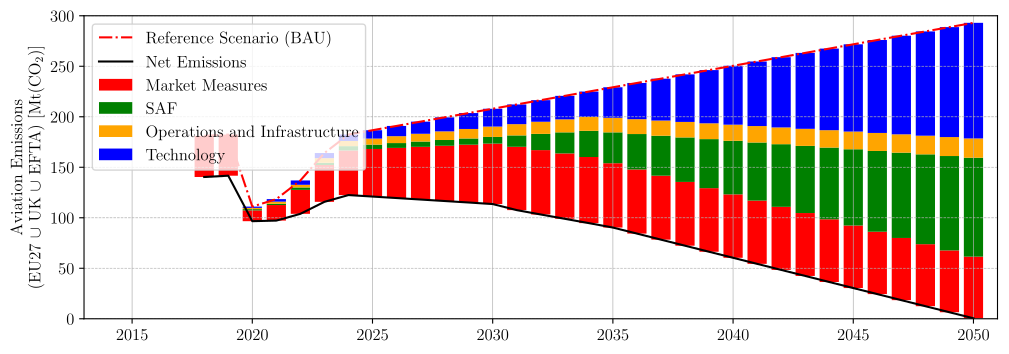

Write Python code to recreate this figure.
#%%
# runs code as interactive cell 
# https://code.visualstudio.com/docs/python/jupyter-support-py

# IMPORTS #######################################

# plotting
import matplotlib.pyplot as plt
import matplotlib.font_manager as font_manager
# unit conversion
cm = 1/2.54 # for inches-cm conversion
# time manipulation
from datetime import datetime

# data science
import numpy as np
import pandas as pd
from scipy.interpolate import interp1d

# i/o
from pathlib import PurePath, Path

# SETUP #########################################

plt.rcParams.update({
    "text.usetex": True,
    "font.family": "Arial",
    "font.sans-serif": "Computer Modern",
    'font.size': 12
})

# DIRECTORIES ###################################

path_dir_data_bars: PurePath = Path.cwd().joinpath('data/bars')
path_dir_data_lines: PurePath = Path.cwd().joinpath('data/lines')

# DATA IMPORT ###################################

df_destination2050 = pd.read_excel(
    io = './data/data.xlsx',
    sheet_name = 'Destination2050',
    usecols = lambda column: column in [
        'hypothetical_reference (x)',
        'hypothetical_reference (y)',
        'kerosene (x)',
        'kerosene (y)',
        'hydrogen (x)',
        'hydrogen (y)',
        'effect_hydrogen (x)',
        'effect_hydrogen (y)',
        'improved_ATM_and_operations (x)',
        'improved_ATM_and_operations (y)',
        'SAF (x)',
        'SAF (y)',
        'effect_SAF (x)',
        'effect_SAF (y)',
        'economic_measures (x)',
        'economic_measures (y)',
        'effect_economic_measures (x)',
        'effect_economic_measures (y)',
        'Net_CO2_emissions (x)',
        'Net_CO2_emissions (y)'
    ],
    dtype={
        'hypothetical_reference (x)': float,
        'hypothetical_reference (y)': float,
        'kerosene (x)': float,
        'kerosene (y)': float,
        'hydrogen (x)': float,
        'hydrogen (y)': float,
        'effect_hydrogen (x)': float,
        'effect_hydrogen (y)': float,
        'improved_ATM_and_operations (x)': float,
        'improved_ATM_and_operations (y)': float,
        'SAF (x)': float,
        'SAF (y)': float,
        'effect_SAF (x)': float,
        'effect_SAF (y)': float,
        'economic_measures (x)': float,
        'economic_measures (y)': float,
        'effect_economic_measures (x)': float,
        'effect_economic_measures (y)': float,
        'Net_CO2_emissions (x)': float,
        'Net_CO2_emissions (y)': float
    },
    header = 0,
    engine = 'openpyxl',
    decimal=','
)


# DATA MANIPULATION #############################

# this is the new list of years
list_of_years: list[int] = [i for i in range(2018, 2050+1)]

def interpolate_1d_dataframe(
    df: pd.DataFrame,
    name_of_column_to_interpolate_x: str,
    name_of_column_to_interpolate_y: str,
    new_x_values: list[int],
) -> pd.DataFrame:
    df_interpolated = pd.DataFrame()
    df_interpolated['year'] = new_x_values
    interpolation_polynomial = interp1d(
        x = df[name_of_column_to_interpolate_x].dropna(), # 'NaN' values usually cause problems, so we remove them here
        y = df[name_of_column_to_interpolate_y].dropna(), # 'NaN' values usually cause problems, so we remove them here
    )
    df_interpolated['y'] = [interpolation_polynomial(x_value) for x_value in new_x_values]
    return df_interpolated

df_destination2050_net: pd.DataFrame = interpolate_1d_dataframe(
    df = df_destination2050,
    name_of_column_to_interpolate_x ='Net_CO2_emissions (x)',
    name_of_column_to_interpolate_y ='Net_CO2_emissions (y)',
    new_x_values = list_of_years,
)

df_destination2050_reference: pd.DataFrame = interpolate_1d_dataframe(
    df = df_destination2050,
    name_of_column_to_interpolate_x ='hypothetical_reference (x)',
    name_of_column_to_interpolate_y ='hypothetical_reference (y)',
    new_x_values = list_of_years,
)

df_destination2050_kerosene: pd.DataFrame = interpolate_1d_dataframe(
    df = df_destination2050,
    name_of_column_to_interpolate_x ='kerosene (x)',
    name_of_column_to_interpolate_y ='kerosene (y)',
    new_x_values = list_of_years,
)

df_destination2050_hydrogen: pd.DataFrame = interpolate_1d_dataframe(
    df = df_destination2050,
    name_of_column_to_interpolate_x ='hydrogen (x)',
    name_of_column_to_interpolate_y ='hydrogen (y)',
    new_x_values = list_of_years,
)

df_destination2050_effect_hydrogen: pd.DataFrame = interpolate_1d_dataframe(
    df = df_destination2050,
    name_of_column_to_interpolate_x ='effect_hydrogen (x)',
    name_of_column_to_interpolate_y ='effect_hydrogen (y)',
    new_x_values = list_of_years,
)

df_destination2050_improved_ATM_and_operations: pd.DataFrame = interpolate_1d_dataframe(
    df = df_destination2050,
    name_of_column_to_interpolate_x ='improved_ATM_and_operations (x)',
    name_of_column_to_interpolate_y ='improved_ATM_and_operations (y)',
    new_x_values = list_of_years,
)

df_destination2050_SAF: pd.DataFrame = interpolate_1d_dataframe(
    df = df_destination2050,
    name_of_column_to_interpolate_x ='SAF (x)',
    name_of_column_to_interpolate_y ='SAF (y)',
    new_x_values = list_of_years,
)

df_destination2050_effect_SAF: pd.DataFrame = interpolate_1d_dataframe(
    df = df_destination2050,
    name_of_column_to_interpolate_x ='effect_SAF (x)',
    name_of_column_to_interpolate_y ='effect_SAF (y)',
    new_x_values = list_of_years,
)

df_destination2050_economic_measures: pd.DataFrame = interpolate_1d_dataframe(
    df = df_destination2050,
    name_of_column_to_interpolate_x ='economic_measures (x)',
    name_of_column_to_interpolate_y ='economic_measures (y)',
    new_x_values = list_of_years,
)

df_destination2050_effect_economic_measures: pd.DataFrame = interpolate_1d_dataframe(
    df = df_destination2050,
    name_of_column_to_interpolate_x ='effect_economic_measures (x)',
    name_of_column_to_interpolate_y ='effect_economic_measures (y)',
    new_x_values = list_of_years,
)


# FIGURE ########################################

# SETUP ######################

fig, ax = plt.subplots(
        num = 'main',
        nrows = 1,
        ncols = 1,
        dpi = 300,
        figsize=(30*cm, 10*cm), # A4=(210x297)mm
    )

# DATA #######################

# AXIS LIMITS ################

ax.set_ylim(0, 300)
ax.set_xlim(2013, 2051)

# TICKS AND LABELS ###########

# GRIDS ######################

ax.grid(which='major', axis='x', linestyle='-', linewidth = 0.5)
ax.grid(which='both', axis='y', linestyle='--', linewidth = 0.5)

# AXIS LABELS ################

ax.set_ylabel("Aviation Emissions \n (EU27 $\cup$ UK $\cup$ EFTA) [Mt(CO$_2$)]")


# PLOTTING ###################

ax.plot(
    df_destination2050_reference['year'],
    df_destination2050_reference['y'],
    label = 'Reference Scenario (BAU)',
    color = 'red',
    linestyle = '-.',
)
ax.plot(
    df_destination2050_net['year'],
    df_destination2050_net['y'],
    label = 'Net Emissions',
    color = 'black'
)


ax.bar(
    x = df_destination2050_effect_SAF['year'],
    height = df_destination2050_effect_SAF['y'] - df_destination2050_net['y'],
    bottom = df_destination2050_net['y'], 
    width=0.8,
    color = 'red',
    label = 'Market Measures',
)
ax.bar(
    x = df_destination2050_SAF['year'],
    height = df_destination2050_SAF['y'] - df_destination2050_effect_SAF['y'],
    bottom = df_destination2050_effect_SAF['y'], 
    width=0.8,
    color = 'green',
    label = 'SAF',
)
ax.bar(
    x = df_destination2050_effect_hydrogen['year'],
    height = df_destination2050_effect_hydrogen['y'] - df_destination2050_SAF['y'],
    bottom = df_destination2050_SAF['y'], 
    width=0.8,
    color = 'orange',
    label = 'Operations and Infrastructure',
)
ax.bar(
    x = df_destination2050_reference['year'],
    height = df_destination2050_reference['y'] - df_destination2050_effect_hydrogen['y'],
    bottom = df_destination2050_effect_hydrogen['y'], 
    width=0.8,
    color = 'blue',
    label = 'Technology',
)

# LEGEND ####################

ax.legend(
    loc = 'upper left',
)

# EXPORT #########################################

import os 
file_path = os.path.abspath(__file__)
file_name = os.path.splitext(os.path.basename(file_path))[0]
figure_name: str = str(file_name + '.pdf')

plt.savefig(
    fname = figure_name,
    format="pdf",
    bbox_inches='tight',
    transparent = False
)
# %%
